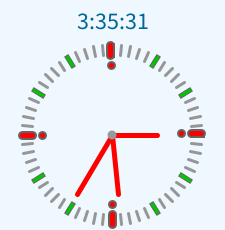
Frame 1 (no input)
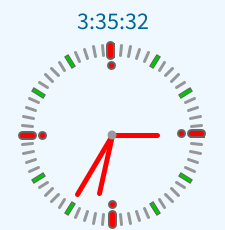
Frame 60 (the mouse pressed at the canvas centre just before this capture)
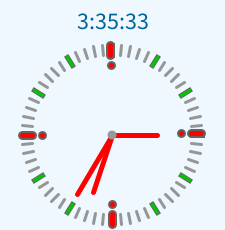
Frame 120 (the mouse held since frame 60 and released just before this capture)

The Processing sketch that drew these frames (run headless with seeded random() and noise(); from frame 60 on, the mouse is pressed at the canvas centre):

// Processing sketch: processing_121927
// ── processing_121927.pde

void setup() 
{
  size(225, 230);
}

void draw()
{
  background(color(240, 248, 255));
  translate(width/2, height/2+20);

  // Clock markers
  drawMinutes();
  drawHours();
  drawQuarters();

  // Clock hands
  drawSecHand();
  drawMinHand();
  drawHourHand();

  // Clock center point
  noStroke();
  fill(153);
  ellipse(0, 0, 9, 9);

  drawTextTime();
}


void drawMinutes()
{
  for(int m = 1; m <= 60; m++)
  {
    pushMatrix();
    float angle = radians(map(m, 0, 60, 0, 360));
    rotate(angle);
    strokeCap(ROUND);
    stroke(150);
    strokeWeight(3);
    line(80, 0, 90, 0);
    popMatrix();
  }
}

void drawHours()
{
  for(int h = 1; h <= 12; h++)
  {
    pushMatrix();
    float angle = radians(map(h, 0, 12, 0, 360));
    rotate(angle);
    strokeCap(PROJECT);
    stroke(100);
    strokeWeight(5);
    line(80, 0, 90, 0);
    stroke(color(0, 200, 0));
    strokeWeight(3);
    line(80, 0, 90, 0);
    popMatrix();
  }
}

void drawQuarters()
{
  for(int q = 1; q <= 4; q++)
  {
    pushMatrix();
    float angle = radians(map(q, 0, 4, 0, 359));
    rotate(angle);
    strokeCap(ROUND);
    stroke(100);
    strokeWeight(9);
    line(80, 0, 90, 0);
    point(70, 0);
    stroke(color(255, 0, 0));
    strokeWeight(5);
    line(80, 0, 90, 0);
    point(70, 0);
    popMatrix();
  }
}

void drawSecHand()
{
  pushMatrix();
  float secs = radians(map(second(), 0, 60, -90, 270)); 
  rotate(secs);  
  line(0, 0, 60, 0);
  popMatrix();
}

void drawMinHand()
{
  pushMatrix();
  float mins = radians(map(minute(), 0, 60, -90, 270));
  rotate(mins);
  line(0, 0, 69, 0);
  popMatrix();
}

void drawHourHand()
{
  pushMatrix();
  float hours = radians(map(hour(), 0, 12, -90, 270));
  rotate(hours);
  line(0, 0, 45, 0);
  popMatrix();
}

void drawTextTime()
{
  textSize(24);
  fill(0, 102, 153);
  String time = (hour() + ":" + minute() + ":" + second());
  textAlign(CENTER);
  text(time, 0, -107);
}
